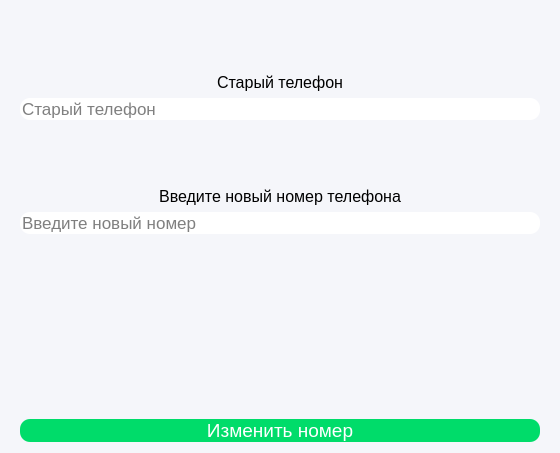
<?xml version="1.0" encoding="UTF-8"?>
<ui version="4.0">
 <class>Dialog</class>
 <widget class="QDialog" name="Dialog">
  <property name="geometry">
   <rect>
    <x>0</x>
    <y>0</y>
    <width>560</width>
    <height>453</height>
   </rect>
  </property>
  <property name="windowTitle">
   <string>Добавление Автомобиля</string>
  </property>
  <property name="styleSheet">
   <string notr="true">background-color: #F5F6FA</string>
  </property>
  <layout class="QGridLayout" name="gridLayout">
   <property name="leftMargin">
    <number>20</number>
   </property>
   <property name="rightMargin">
    <number>20</number>
   </property>
   <item row="10" column="0">
    <widget class="QPushButton" name="edit_btn">
     <property name="palette">
      <palette>
       <active>
        <colorrole role="WindowText">
         <brush brushstyle="SolidPattern">
          <color alpha="255">
           <red>255</red>
           <green>255</green>
           <blue>255</blue>
          </color>
         </brush>
        </colorrole>
        <colorrole role="Button">
         <brush brushstyle="SolidPattern">
          <color alpha="255">
           <red>0</red>
           <green>220</green>
           <blue>106</blue>
          </color>
         </brush>
        </colorrole>
        <colorrole role="Text">
         <brush brushstyle="SolidPattern">
          <color alpha="255">
           <red>255</red>
           <green>255</green>
           <blue>255</blue>
          </color>
         </brush>
        </colorrole>
        <colorrole role="ButtonText">
         <brush brushstyle="SolidPattern">
          <color alpha="255">
           <red>255</red>
           <green>255</green>
           <blue>255</blue>
          </color>
         </brush>
        </colorrole>
        <colorrole role="Base">
         <brush brushstyle="SolidPattern">
          <color alpha="255">
           <red>0</red>
           <green>220</green>
           <blue>106</blue>
          </color>
         </brush>
        </colorrole>
        <colorrole role="Window">
         <brush brushstyle="SolidPattern">
          <color alpha="255">
           <red>0</red>
           <green>220</green>
           <blue>106</blue>
          </color>
         </brush>
        </colorrole>
       </active>
       <inactive>
        <colorrole role="WindowText">
         <brush brushstyle="SolidPattern">
          <color alpha="255">
           <red>255</red>
           <green>255</green>
           <blue>255</blue>
          </color>
         </brush>
        </colorrole>
        <colorrole role="Button">
         <brush brushstyle="SolidPattern">
          <color alpha="255">
           <red>0</red>
           <green>220</green>
           <blue>106</blue>
          </color>
         </brush>
        </colorrole>
        <colorrole role="Text">
         <brush brushstyle="SolidPattern">
          <color alpha="255">
           <red>255</red>
           <green>255</green>
           <blue>255</blue>
          </color>
         </brush>
        </colorrole>
        <colorrole role="ButtonText">
         <brush brushstyle="SolidPattern">
          <color alpha="255">
           <red>255</red>
           <green>255</green>
           <blue>255</blue>
          </color>
         </brush>
        </colorrole>
        <colorrole role="Base">
         <brush brushstyle="SolidPattern">
          <color alpha="255">
           <red>0</red>
           <green>220</green>
           <blue>106</blue>
          </color>
         </brush>
        </colorrole>
        <colorrole role="Window">
         <brush brushstyle="SolidPattern">
          <color alpha="255">
           <red>0</red>
           <green>220</green>
           <blue>106</blue>
          </color>
         </brush>
        </colorrole>
       </inactive>
       <disabled>
        <colorrole role="WindowText">
         <brush brushstyle="SolidPattern">
          <color alpha="255">
           <red>255</red>
           <green>255</green>
           <blue>255</blue>
          </color>
         </brush>
        </colorrole>
        <colorrole role="Button">
         <brush brushstyle="SolidPattern">
          <color alpha="255">
           <red>0</red>
           <green>220</green>
           <blue>106</blue>
          </color>
         </brush>
        </colorrole>
        <colorrole role="Text">
         <brush brushstyle="SolidPattern">
          <color alpha="255">
           <red>255</red>
           <green>255</green>
           <blue>255</blue>
          </color>
         </brush>
        </colorrole>
        <colorrole role="ButtonText">
         <brush brushstyle="SolidPattern">
          <color alpha="255">
           <red>255</red>
           <green>255</green>
           <blue>255</blue>
          </color>
         </brush>
        </colorrole>
        <colorrole role="Base">
         <brush brushstyle="SolidPattern">
          <color alpha="255">
           <red>0</red>
           <green>220</green>
           <blue>106</blue>
          </color>
         </brush>
        </colorrole>
        <colorrole role="Window">
         <brush brushstyle="SolidPattern">
          <color alpha="255">
           <red>0</red>
           <green>220</green>
           <blue>106</blue>
          </color>
         </brush>
        </colorrole>
       </disabled>
      </palette>
     </property>
     <property name="font">
      <font>
       <pointsize>14</pointsize>
      </font>
     </property>
     <property name="styleSheet">
      <string notr="true">#edit_btn {
   background-color:rgb(0, 220, 106); /* Цвет фона кнопки */
    border-radius: 10px; /* Устанавливаем радиус закругления углов */
    color: white; /* Цвет текста кнопки */
}
#edit_btn:hover {
                background-color:rgb(0, 152, 0);
}


</string>
     </property>
     <property name="text">
      <string>Изменить номер</string>
     </property>
    </widget>
   </item>
   <item row="2" column="0">
    <widget class="QLineEdit" name="old_phone_edit">
     <property name="minimumSize">
      <size>
       <width>0</width>
       <height>0</height>
      </size>
     </property>
     <property name="font">
      <font>
       <family>MS Shell Dlg 2</family>
       <pointsize>13</pointsize>
      </font>
     </property>
     <property name="styleSheet">
      <string notr="true">#old_phone_edit {
    border-radius: 10px; /* Устанавливаем радиус закругления углов */
    background-color: rgb(255, 255, 255); /* Цвет фона */
}
</string>
     </property>
     <property name="text">
      <string/>
     </property>
     <property name="placeholderText">
      <string>Старый телефон</string>
     </property>
    </widget>
   </item>
   <item row="1" column="0">
    <widget class="QLabel" name="label">
     <property name="font">
      <font>
       <pointsize>12</pointsize>
      </font>
     </property>
     <property name="text">
      <string>Старый телефон</string>
     </property>
     <property name="alignment">
      <set>Qt::AlignCenter</set>
     </property>
    </widget>
   </item>
   <item row="4" column="0">
    <widget class="QLabel" name="label_2">
     <property name="font">
      <font>
       <pointsize>12</pointsize>
      </font>
     </property>
     <property name="text">
      <string>Введите новый номер телефона</string>
     </property>
     <property name="alignment">
      <set>Qt::AlignCenter</set>
     </property>
    </widget>
   </item>
   <item row="5" column="0">
    <widget class="QLineEdit" name="new_phone_edit">
     <property name="minimumSize">
      <size>
       <width>0</width>
       <height>0</height>
      </size>
     </property>
     <property name="font">
      <font>
       <family>MS Shell Dlg 2</family>
       <pointsize>13</pointsize>
      </font>
     </property>
     <property name="styleSheet">
      <string notr="true">#new_phone_edit {
    border-radius: 10px; /* Устанавливаем радиус закругления углов */
    background-color: rgb(255, 255, 255); /* Цвет фона */
}
</string>
     </property>
     <property name="text">
      <string/>
     </property>
     <property name="placeholderText">
      <string>Введите новый номер</string>
     </property>
    </widget>
   </item>
   <item row="0" column="0">
    <spacer name="verticalSpacer_3">
     <property name="orientation">
      <enum>Qt::Vertical</enum>
     </property>
     <property name="sizeHint" stdset="0">
      <size>
       <width>20</width>
       <height>40</height>
      </size>
     </property>
    </spacer>
   </item>
   <item row="6" column="0">
    <spacer name="verticalSpacer_5">
     <property name="orientation">
      <enum>Qt::Vertical</enum>
     </property>
     <property name="sizeHint" stdset="0">
      <size>
       <width>20</width>
       <height>40</height>
      </size>
     </property>
    </spacer>
   </item>
   <item row="7" column="0">
    <widget class="QLabel" name="error_label">
     <property name="minimumSize">
      <size>
       <width>0</width>
       <height>50</height>
      </size>
     </property>
     <property name="maximumSize">
      <size>
       <width>16777215</width>
       <height>22</height>
      </size>
     </property>
     <property name="font">
      <font>
       <pointsize>10</pointsize>
      </font>
     </property>
     <property name="styleSheet">
      <string notr="true">color: rgb(255, 0, 0)</string>
     </property>
     <property name="text">
      <string/>
     </property>
     <property name="alignment">
      <set>Qt::AlignBottom|Qt::AlignHCenter</set>
     </property>
     <property name="wordWrap">
      <bool>true</bool>
     </property>
    </widget>
   </item>
   <item row="3" column="0">
    <spacer name="verticalSpacer">
     <property name="orientation">
      <enum>Qt::Vertical</enum>
     </property>
     <property name="sizeHint" stdset="0">
      <size>
       <width>20</width>
       <height>40</height>
      </size>
     </property>
    </spacer>
   </item>
   <item row="8" column="0">
    <spacer name="verticalSpacer_2">
     <property name="orientation">
      <enum>Qt::Vertical</enum>
     </property>
     <property name="sizeHint" stdset="0">
      <size>
       <width>20</width>
       <height>40</height>
      </size>
     </property>
    </spacer>
   </item>
  </layout>
 </widget>
 <resources/>
 <connections/>
</ui>
